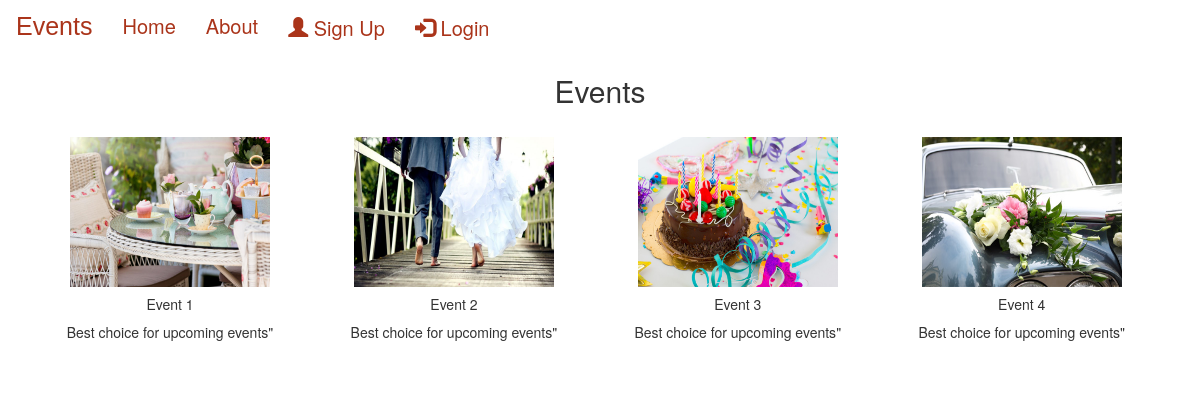
Screenshot of /event/ with the database file from the repository.
### eventapp/models.py (models this page shows, shortened)
class Event(models.Model):
    img=models.ImageField(upload_to='pic')
    name=models.CharField(max_length=100)
    desc=models.CharField(max_length=150)

### eventapp/views.py (the view)
# urls.py: path('event/',views.event,name='event'),
def event(request):
    dict_eve = {
        'eve': Event.objects.all()
    }
    return render(request,'event.html',dict_eve)

### templates/event.html (shortened to what this page needs)
{% extends "base.html" %}
{% load static %}
{% block content %}
<h2 class="text-center">Events</h2>
    <div class="container">
    {% for i in eve %}
<div class="card text-center" style="width: 24rem; display:inline-block; margin: 20px">
    <img src="{{i.img.url}}" class="card-img-top" alt="..." height="150px" width="200px">
    <div class="card-body">
      <h5 class="card-title">{{i.name}}</h5>
      <p class="card-text">{{i.desc}}"</p>
    </div>
  </div>
{% endfor %}
 </div>
{% endblock %}

### templates/base.html (shortened to what this page needs)
{% load static%}
<!DOCTYPE html>
<html lang="en">
<head>
    <link rel="stylesheet" href="https://maxcdn.bootstrapcdn.com/bootstrap/3.4.1/css/bootstrap.min.css">
    <link href="https://cdnjs.cloudflare.com/ajax/libs/font-awesome/5.15.0/css/all.min.css" rel="stylesheet">
</head>
<body>
    <nav class="navbar navbar-bg-light">
  <div class="container-fluid ">
    <div class="navbar-header ">
      <a class="navbar-brand" href="#">Events</a>
    </div>
    <ul class="nav navbar-nav mx-auto ">
      <li class="active"><a href="{% url "index" %}">Home</a></li>
      <li><a href="{% url "about" %}">About</a></li>
      {% if user.is_authenticated %}
      <li><a href="{% url "event" %}">Events</a></li>
      <li><a href="{% url "booking" %}">Booking</a></li>
      <li><a href="{% url "contact" %}">Contact</a></li>
      <li><a href="{% url "logout" %}"><span class="glyphicon glyphicon-log-out"></span> LogOut</a></li>
    </ul>
    {% else %}
    <ul class="nav navbar-nav navbar-right">
      <li><a href="{% url "register" %}"><span class="glyphicon glyphicon-user"></span> Sign Up</a></li>
      <li><a href="{% url "login" %}"><span class="glyphicon glyphicon-log-in"></span> Login</a></li>
      {% endif %}
    </ul>
  </div>
</nav>
{%block content%}
{% endblock %}
</body>
</html>

### templates/base.html (style rules this page uses)
.nav li a { color: rgb(170, 52, 26 ); font-size: 20px; border-radius: 5px; transition: 0.5s ease-in-out; }
.navbar-brand { color: rgb(170, 52, 26); font-size: 25px; font-family: Impact, Haettenschweiler, 'Arial Narrow Bold', sans-serif; }

### rows the page displays
Event: img (picture), name "Event 1", desc "Best choice for upcoming events"
Event: img (picture), name "Event 2", desc "Best choice for upcoming events"
Event: img (picture), name "Event 3", desc "Best choice for upcoming events"
Event: img (picture), name "Event 4", desc "Best choice for upcoming events"
